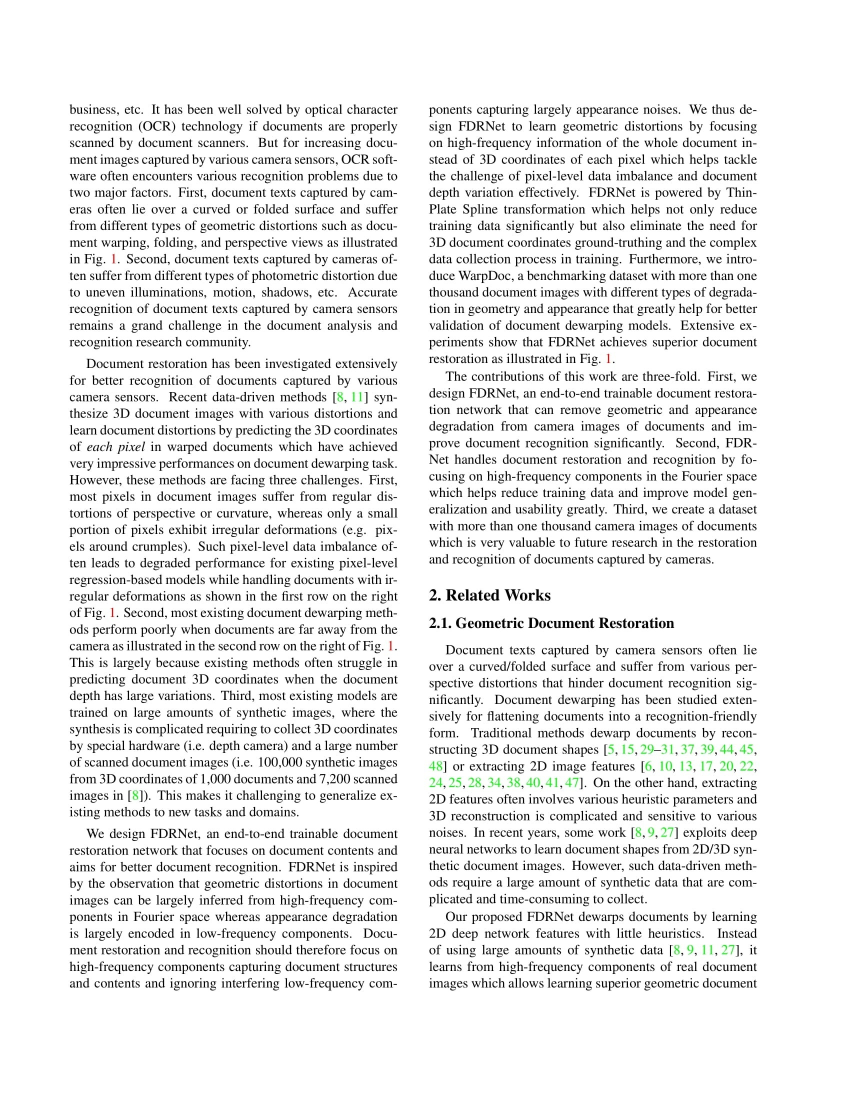
#> input picture CBDIR/Image_102/image.jpeg, 1700 x 2200 px (shown at 1/2 size)
$ jupyter execute --allow-errors Untitled.ipynb
#> lines starting #> are read from the running program, lines starting #| are printed output that depends on the picture
[cell 1]
import os
import cv2
import json


def get_files(path,add_path = True, pattern_ = None, remove = None, sort_ = True):
    if os.path.exists(path) == False:
        return []

    files_ =  os.listdir(path)

    if ".DS_Store" in files_:
        files_.remove(".DS_Store")

    if "._.DS_Store" in files_:
        files_.remove("._.DS_Store")

    if remove is not None:
        files_ = [file_ for file_ in files_ if remove not in file_]

    if pattern_ != None:
        files_ = [file_ + pattern_ for file_ in files_]

    if add_path:
        return [path + file_ for file_ in files_]
    else:
        return files_

def get_dataset_(path_,pattern_ = "/images/", limit_ = None, limit_view_ = None):
#> called with path_ = './CBDIR/', pattern_ = '/images/'
    files_ = get_files(path_)
    references_ = []

    for l_ , f_ in enumerate(files_):

        # open json file
        f = open (f_ + "/data.json", "r")
#> (reads CBDIR/Image_109/data.json from the repository)
        data_json_ = json.loads(f.read())
        data_ = {'file' : f_ + "/image.jpeg" , 'categorie' : data_json_['categorie'] ,'label' :l_, 'query' : [] }

        t = get_files(f_ + pattern_)
        for id__ , view_ in enumerate(t):
            if "_mask" in view_:
                continue
            data_['query'].append({'file' : view_ , 'label' : l_ })
            if limit_view_ != None:
                if id__ == limit_view_ :
                    break
        references_.append(data_)
        if limit_ != None:
            if l_ == limit_ :
                break

    return references_

def dataset_to_dict(data_):
    types_ = {}
    for r in data_:
        if r['categorie'] not in types_:
            types_[r['categorie']] = []
        types_[r['categorie']].append(r)
#> `iim_ = cv2.resize(cv2.imread(cc_['file']) , (size_,size_))`:
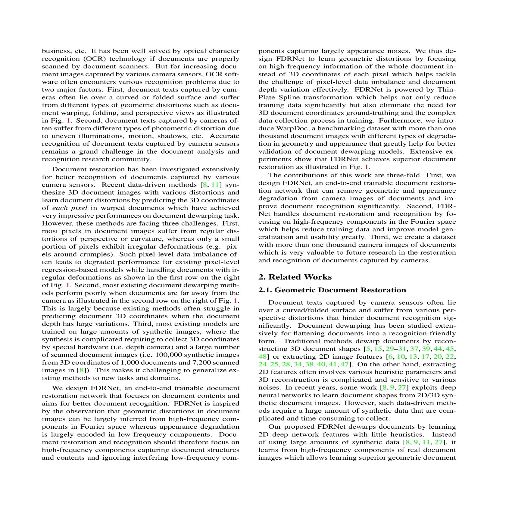
#> iim_: shape (512, 512, 3); mean B, G, R 234.9, 235.1, 234.9
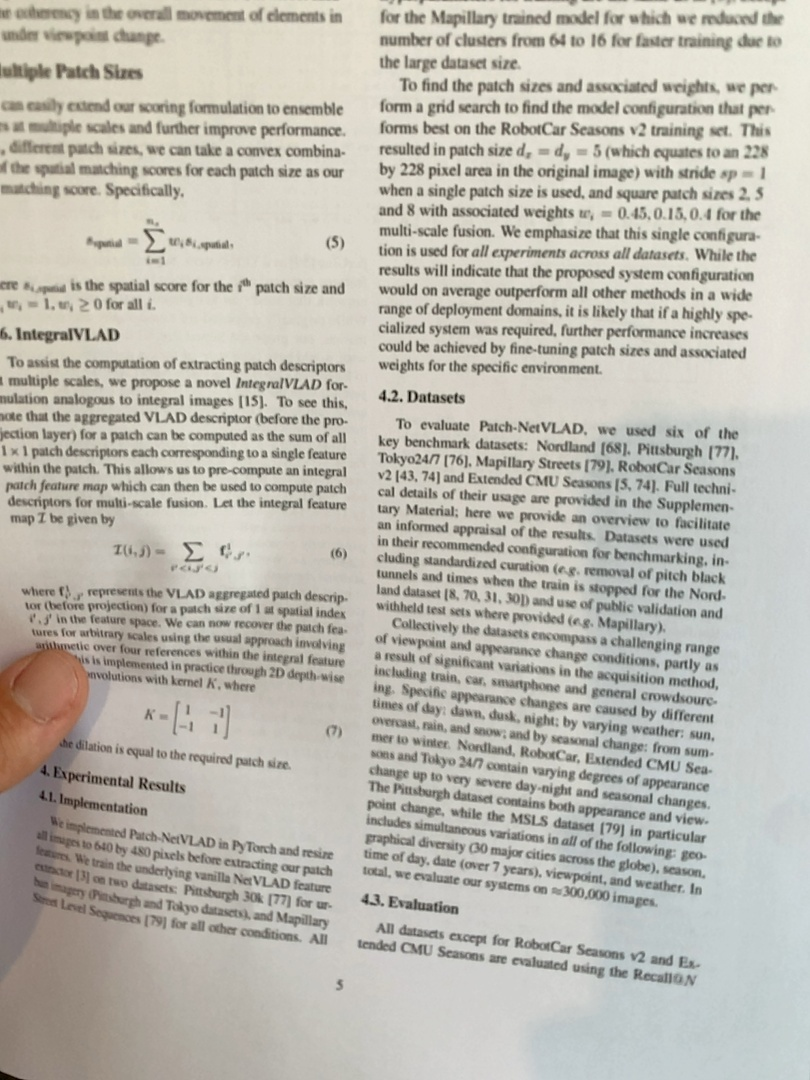
#> input picture CBDIR/Image_100/images/image_4.jpeg, 810 x 1080 px, found by its file name
#> `iim_ = cv2.vconcat([iim_,cv2.resize(cv2.imread(cc_['query'][i]['file']..`:
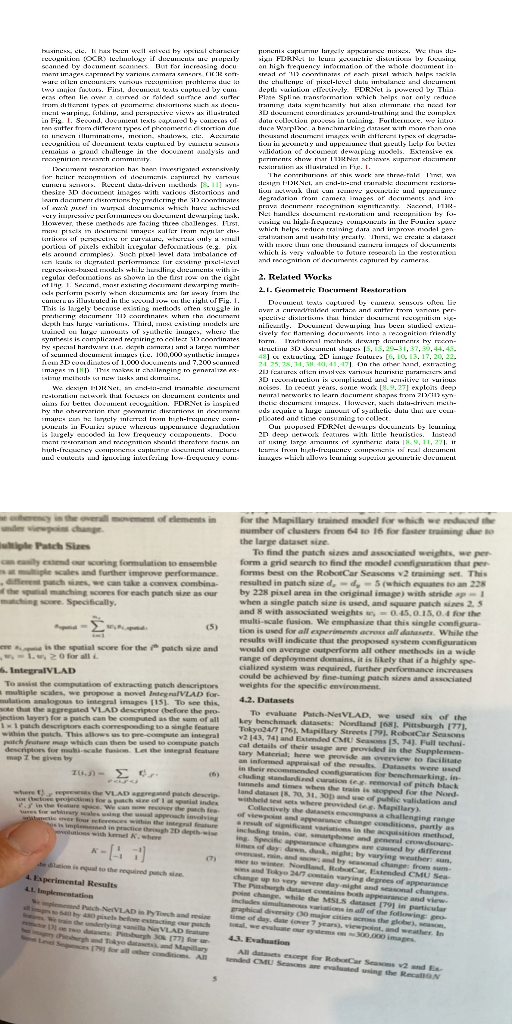
#> iim_: shape (1024, 512, 3); mean B, G, R 205.3, 209.9, 211.1
    return types_


dataset_ = get_dataset_("./CBDIR/")
dict_ = dataset_to_dict(dataset_)

[cell 2]
import cv2
import random
import numpy as np
import matplotlib.pyplot as plt

print('DATASET')
img_rv_ = None
size_ = 512
count_views_ = 0
count_docu_ = 0

#> (the rest of this cell did not finish here and is left out)
